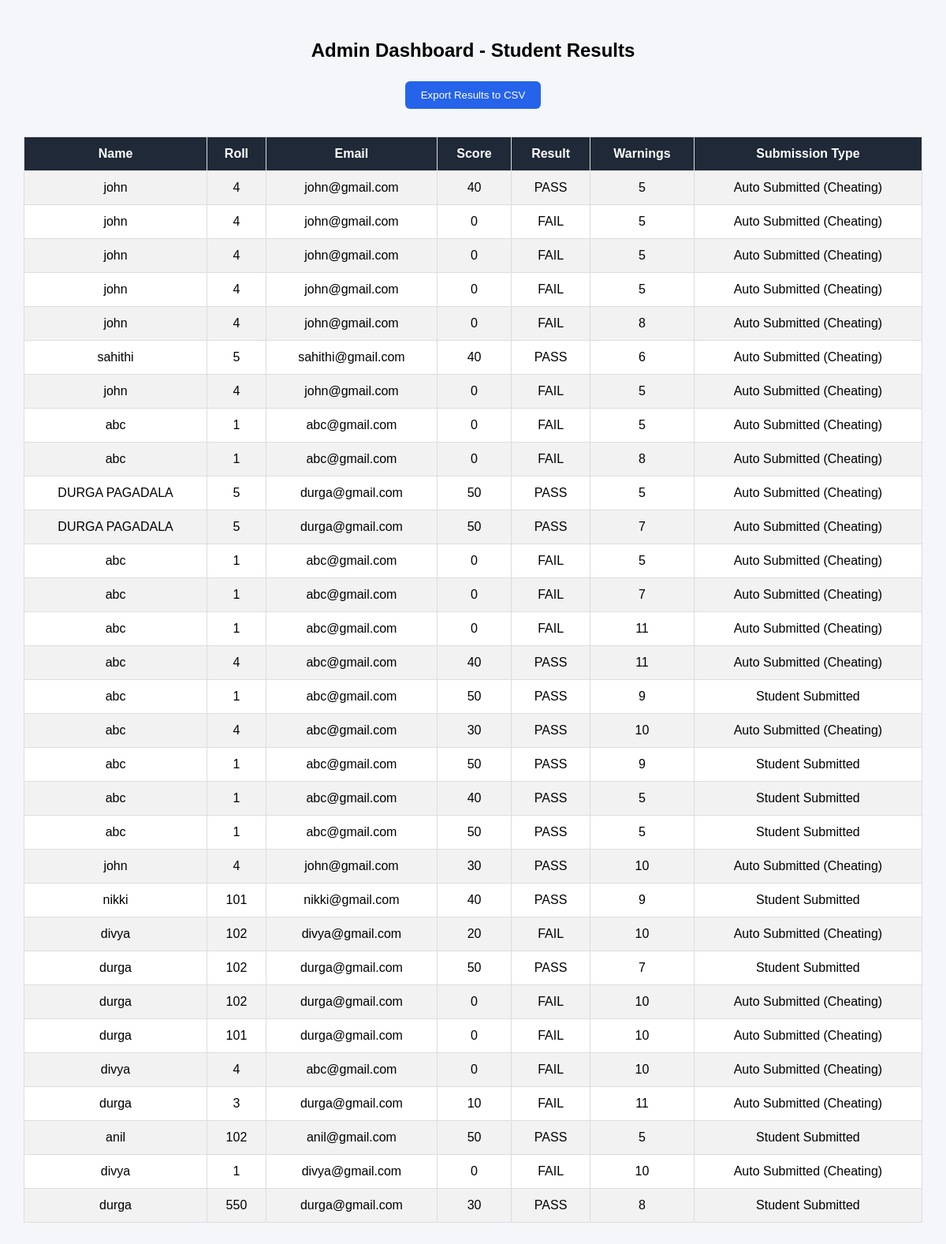
The page /admin on the database its author committed.
### tables this page shows
CREATE TABLE students (
            name TEXT,
            roll TEXT,
            email TEXT,
            score INTEGER,
            result TEXT,
            warnings INTEGER,
            reason TEXT
        );

### app.py (the view)
@app.route('/admin')
def admin_dashboard():
    conn = sqlite3.connect("students.db")
    conn.row_factory = sqlite3.Row
    c = conn.cursor()
    c.execute("SELECT * FROM students")
    students = c.fetchall()
    conn.close()
    return render_template("admin.html", students=students)

### templates/admin.html (shortened to what this page needs)
<!DOCTYPE html>
<html>
<head>
</head>
<body>
<h2>Admin Dashboard - Student Results</h2>
<div class="top-bar">
    <button onclick="window.location.href='/export_csv'">
        Export Results to CSV
    </button>
</div>
<table>
    <tr>
        <th>Name</th>
        <th>Roll</th>
        <th>Email</th>
        <th>Score</th>
        <th>Result</th>
        <th>Warnings</th>
        <th>Submission Type</th>
    </tr>
    {% for student in students %}
    <tr>
        <td>{{ student['name'] }}</td>
        <td>{{ student['roll'] }}</td>
        <td>{{ student['email'] }}</td>
        <td>{{ student['score'] }}</td>
        <td>{{ student['result'] }}</td>
        <td>{{ student['warnings'] }}</td>
        <td>{{ student['reason'] }}</td>
    </tr>
    {% endfor %}
</table>
</body>
</html>

### templates/admin.html (style rules this page uses)
body { font-family: Arial, sans-serif; background: #f4f6f9; margin: 0; padding: 30px; }
h2 { text-align: center; }
table { width: 100%; border-collapse: collapse; margin-top: 30px; background: white; }
th, td { padding: 12px; border: 1px solid #ddd; text-align: center; }
th { background: #1f2937; color: white; }
tr:nth-child(even) { background: #f2f2f2; }
.top-bar { text-align: center; margin-top: 20px; }
button { padding: 10px 20px; background: #2563eb; color: white; border: none; border-radius: 6px; cursor: pointer; margin: 5px; }

### rows shown on the page
students: name "john", roll "4", email "john@gmail.com", score "40", result "PASS", warnings "5", reason "Auto Submitted (Cheating)"
students: name "john", roll "4", email "john@gmail.com", score "0", result "FAIL", warnings "5", reason "Auto Submitted (Cheating)"
students: name "john", roll "4", email "john@gmail.com", score "0", result "FAIL", warnings "5", reason "Auto Submitted (Cheating)"
students: name "john", roll "4", email "john@gmail.com", score "0", result "FAIL", warnings "5", reason "Auto Submitted (Cheating)"
students: name "john", roll "4", email "john@gmail.com", score "0", result "FAIL", warnings "8", reason "Auto Submitted (Cheating)"
students: name "sahithi", roll "5", email "sahithi@gmail.com", score "40", result "PASS", warnings "6", reason "Auto Submitted (Cheating)"
students: name "john", roll "4", email "john@gmail.com", score "0", result "FAIL", warnings "5", reason "Auto Submitted (Cheating)"
students: name "abc", roll "1", email "abc@gmail.com", score "0", result "FAIL", warnings "5", reason "Auto Submitted (Cheating)"
students: name "abc", roll "1", email "abc@gmail.com", score "0", result "FAIL", warnings "8", reason "Auto Submitted (Cheating)"
students: name "DURGA PAGADALA", roll "5", email "durga@gmail.com", score "50", result "PASS", warnings "5", reason "Auto Submitted (Cheating)"
students: name "DURGA PAGADALA", roll "5", email "durga@gmail.com", score "50", result "PASS", warnings "7", reason "Auto Submitted (Cheating)"
students: name "abc", roll "1", email "abc@gmail.com", score "0", result "FAIL", warnings "5", reason "Auto Submitted (Cheating)"
students: name "abc", roll "1", email "abc@gmail.com", score "0", result "FAIL", warnings "7", reason "Auto Submitted (Cheating)"
students: name "abc", roll "1", email "abc@gmail.com", score "0", result "FAIL", warnings "11", reason "Auto Submitted (Cheating)"
students: name "abc", roll "4", email "abc@gmail.com", score "40", result "PASS", warnings "11", reason "Auto Submitted (Cheating)"
students: name "abc", roll "1", email "abc@gmail.com", score "50", result "PASS", warnings "9", reason "Student Submitted"
students: name "abc", roll "4", email "abc@gmail.com", score "30", result "PASS", warnings "10", reason "Auto Submitted (Cheating)"
students: name "abc", roll "1", email "abc@gmail.com", score "50", result "PASS", warnings "9", reason "Student Submitted"
students: name "abc", roll "1", email "abc@gmail.com", score "40", result "PASS", warnings "5", reason "Student Submitted"
students: name "abc", roll "1", email "abc@gmail.com", score "50", result "PASS", warnings "5", reason "Student Submitted"
students: name "john", roll "4", email "john@gmail.com", score "30", result "PASS", warnings "10", reason "Auto Submitted (Cheating)"
students: name "nikki", roll "101", email "nikki@gmail.com", score "40", result "PASS", warnings "9", reason "Student Submitted"
students: name "divya", roll "102", email "divya@gmail.com", score "20", result "FAIL", warnings "10", reason "Auto Submitted (Cheating)"
students: name "durga", roll "102", email "durga@gmail.com", score "50", result "PASS", warnings "7", reason "Student Submitted"
students: name "durga", roll "102", email "durga@gmail.com", score "0", result "FAIL", warnings "10", reason "Auto Submitted (Cheating)"
students: name "durga", roll "101", email "durga@gmail.com", score "0", result "FAIL", warnings "10", reason "Auto Submitted (Cheating)"
students: name "divya", roll "4", email "abc@gmail.com", score "0", result "FAIL", warnings "10", reason "Auto Submitted (Cheating)"
students: name "durga", roll "3", email "durga@gmail.com", score "10", result "FAIL", warnings "11", reason "Auto Submitted (Cheating)"
students: name "anil", roll "102", email "anil@gmail.com", score "50", result "PASS", warnings "5", reason "Student Submitted"
students: name "divya", roll "1", email "divya@gmail.com", score "0", result "FAIL", warnings "10", reason "Auto Submitted (Cheating)"
students: name "durga", roll "550", email "durga@gmail.com", score "30", result "PASS", warnings "8", reason "Student Submitted"
